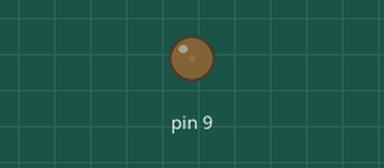
Bench run of a sketch on a simulated Arduino Uno, built with avr-gcc and run on an emulated ATmega328P. Parts: output pins drawn as LEDs (lit = HIGH). What the sketch prints to the serial monitor is not drawn.

Above: at 0.05 s.
At 1.55 s:
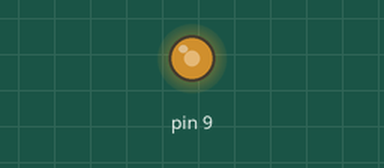
At 2.85 s:
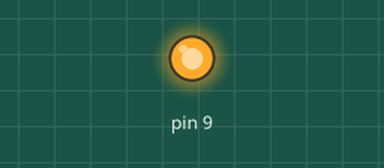
At 5.7 s:
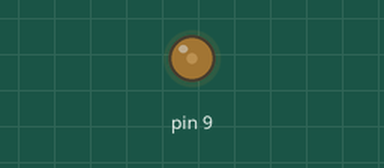
Timing chart, 0 to 8.2 s (numbered marks = the images above):
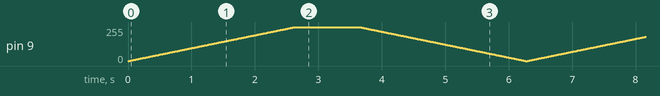

The sketch:

LED_Breathing.ino
```cpp
int delaytime = 10;

void setup() {
  Serial.begin(115200);
  pinMode(9, OUTPUT);

}

void loop() {
  for(int a=0;a<=255;a++) // 讓LED燈慢慢亮起來
  {
    analogWrite(9,a);
    Serial.print("Analog number a:");
    Serial.println(a);
    delay(delaytime);
  }

  delay(1000);

  for(int a=255;a>=0;a--)// 讓LED燈慢慢熄滅
  {
    analogWrite(9,a);
    Serial.print("Analog number a:");
    Serial.println(a);
    delay(delaytime);
  }
}
```
